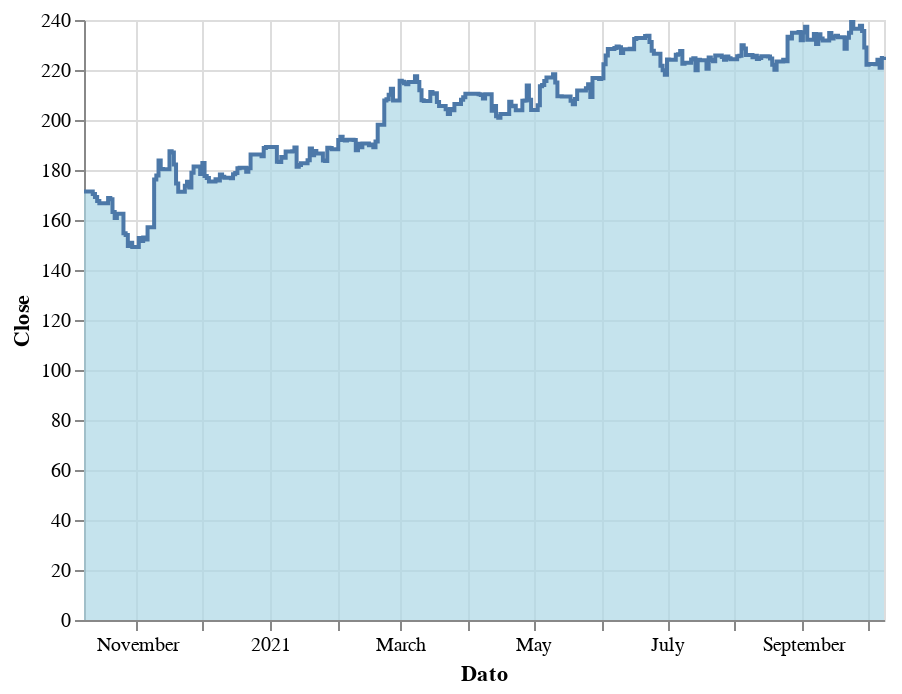

The code cell stored with this chart in its notebook:
### Code cell
import altair as alt


alt.Chart(data).mark_area(
    color="lightblue",
    interpolate='step-after',
    line=True
).encode(
    x='Dato:T',
    y='Close:Q'
)

### Figure 1 — Vega-Lite specification as saved in the notebook (floating-point values rounded to 4 significant figures; data arrays with more than 128 entries replaced by an {"elided": "..."} marker saying what was removed)
{"config": {"view": {"continuousWidth": 400, "continuousHeight": 300}}, "data": {"name": "data-56429a00994290e2c50cae8517ffb5d0"}, "mark": {"type": "area", "color": "lightblue", "interpolate": "step-after", "line": true}, "encoding": {"x": {"type": "temporal", "field": "Dato"}, "y": {"type": "quantitative", "field": "Close"}}, "$schema": "https://vega.github.io/schema/vega-lite/v4.8.1.json", "datasets": {"data-56429a00994290e2c50cae8517ffb5d0": {"elided": "252 records"}}}
